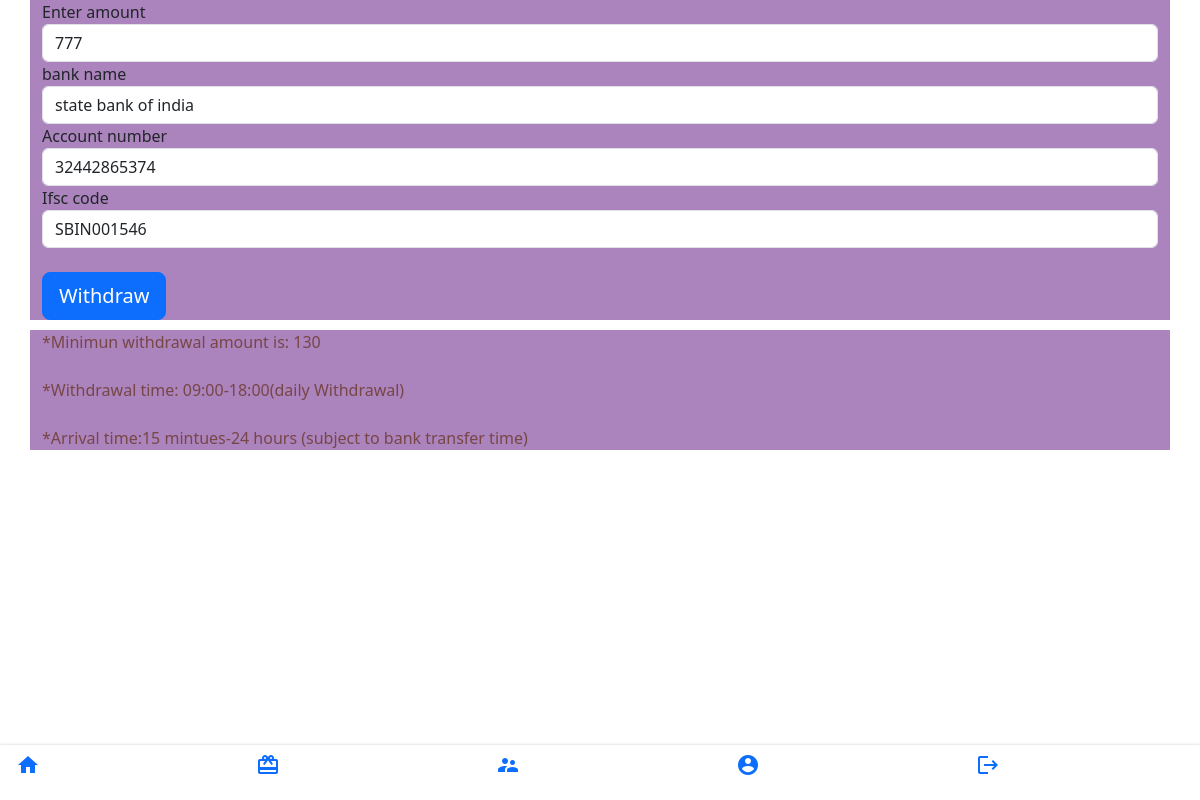
/withdrawl (signed in), run on the app's committed database.
### market/models.py (models this page shows)
class Payout(db.Model):
    id = db.Column(db.Integer(), primary_key=True)
    ac_name= db.Column(db.String(), nullable=False)
    ac_number = db.Column(db.Integer(), nullable=False)
    ac_ifsc = db.Column(db.String(), nullable=False)
    withdraw = db.Column(db.Integer())
    withdraw_time = db.Column(db.DateTime, default=datetime.now)
    check = db.Column(db.Integer(), db.ForeignKey('user.id'))

### market/routes.py (the view, shortened to what this page needs)
@app.route('/withdrawl', methods=['GET', 'POST'])
def withdrawl_page():
    withdraw_time = datetime.datetime.now()
    attempted_withdraw = Payout.query.filter_by(check=current_user.id).first()
    attempted_withdrawl = Payout.query.filter_by(check=current_user.id).order_by(Payout.ac_number.desc()).first()
    form = WithdrawlForm(obj=attempted_withdrawl) if attempted_withdrawl else WithdrawlForm()
    enter_amount = form.withdraw.data
    return render_template('withdrawl.html', form=form)

### market/forms.py
class WithdrawlForm(FlaskForm):
    ac_name = StringField(label='bank name', validators=[DataRequired()])
    ac_number = IntegerField(label='Account number', validators=[DataRequired()])
    ac_ifsc = StringField(label='Ifsc code', validators=[DataRequired()])
    withdraw = IntegerField(label='Enter amount', validators=[DataRequired()])
    submit = SubmitField(label='Withdraw')

### market/models.py (called while the page is built)
@login_manager.user_loader
def load_user(user_id):
    return User.query.get(int(user_id))

### market/templates/withdrawl.html (shortened to what this page needs)
{% extends 'base.html' %}
{% block content %}
   <div class="container" style="background-color: rgb(171, 131, 189);">
     <form method="post" class="form-withdrawl">
        {{ form.withdraw.label() }}
        {{ form.withdraw(class="form-control", placeholder="Enter amount") }}
        {{ form.ac_name.label() }}
        {{ form.ac_name(class="form-control", placeholder="Bank name") }}
        {{ form.ac_number.label() }}
        {{ form.ac_number(class="form-control", placeholder="Account number") }}
        {{ form.ac_ifsc.label() }}
        {{ form.ac_ifsc(class="form-control", placeholder="Ifsc code") }}
        <br>
        {{ form.submit(class="btn btn-lg btn-block btn-primary") }}
     </form>
   </div>
   <div class="container" style="background-color: rgb(171, 131, 189); margin-top: 10px; color: rgb(119, 70, 70);">
    <span>*Minimun withdrawal amount is: 130</span>
    <br>
    <br>
    <span>*Withdrawal time: 09:00-18:00(daily Withdrawal)</span>
    <br>
    <br>
    <span>*Arrival time:15 mintues-24 hours (subject to bank transfer time)</span>
    <br>
   </div>
{% endblock %}

### market/templates/includes/icon.html (style rules this page uses)
body { margin: 0 0 55px 0; }

### data on the page
Payout: withdraw "777", ac_name "state bank of india", ac_number "32442865374", ac_ifsc "SBIN001546"
